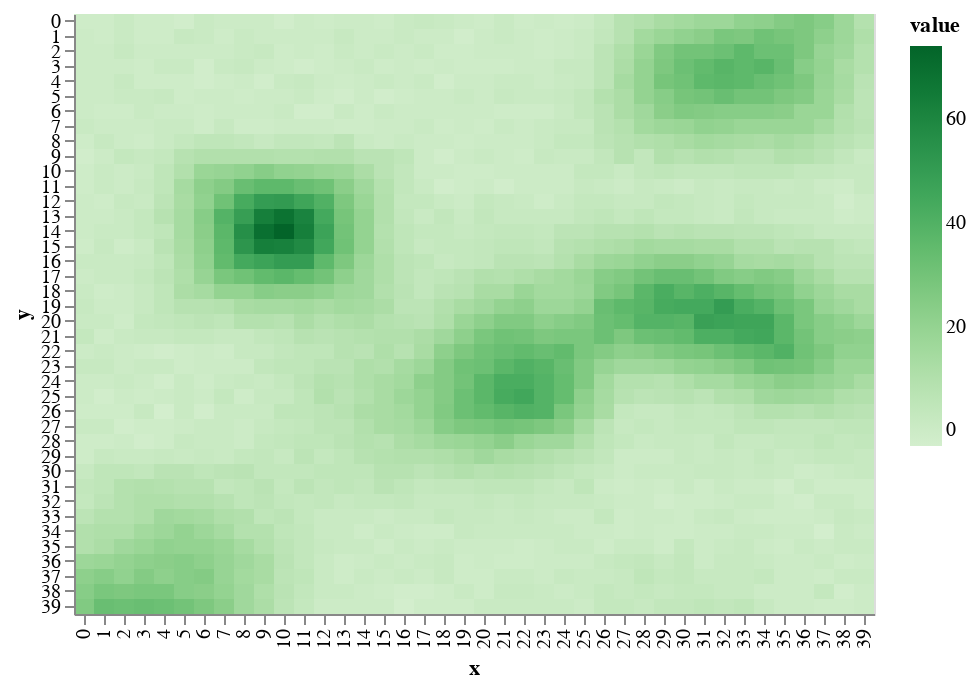

Notebook code cell kept with this figure:
### Code cell
draw.drawTerrainHeight(world.grid_elevation)

### Figure 1 — Vega-Lite specification as saved in the notebook (floating-point values rounded to 4 significant figures; data arrays with more than 128 entries replaced by an {"elided": "..."} marker saying what was removed)
{"$schema": "https://vega.github.io/schema/vega-lite/v2.6.0.json", "config": {"view": {"height": 300, "width": 400}}, "data": {"name": "data-2778ba99b5585121d79fdeb08bb0cc9d"}, "datasets": {"data-2778ba99b5585121d79fdeb08bb0cc9d": {"elided": "1600 records"}}, "encoding": {"color": {"field": "value", "scale": {"scheme": "greens"}, "type": "quantitative"}, "x": {"field": "x", "type": "ordinal"}, "y": {"field": "y", "type": "ordinal"}}, "mark": "rect"}
